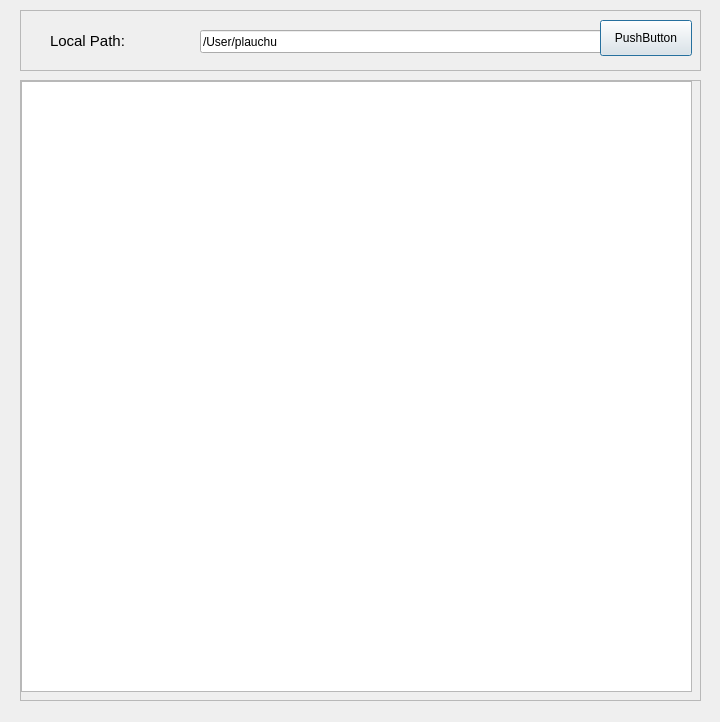
<?xml version="1.0" encoding="UTF-8"?>
<ui version="4.0">
 <class>Custom</class>
 <widget class="QDialog" name="Custom">
  <property name="geometry">
   <rect>
    <x>0</x>
    <y>0</y>
    <width>720</width>
    <height>722</height>
   </rect>
  </property>
  <property name="windowTitle">
   <string>File Downloader</string>
  </property>
  <widget class="QFrame" name="frame_3">
   <property name="geometry">
    <rect>
     <x>20</x>
     <y>10</y>
     <width>681</width>
     <height>61</height>
    </rect>
   </property>
   <property name="frameShape">
    <enum>QFrame::StyledPanel</enum>
   </property>
   <property name="frameShadow">
    <enum>QFrame::Raised</enum>
   </property>
   <widget class="QLineEdit" name="path_to_download">
    <property name="geometry">
     <rect>
      <x>180</x>
      <y>20</y>
      <width>471</width>
      <height>23</height>
     </rect>
    </property>
    <property name="text">
     <string>/User/plauchu</string>
    </property>
   </widget>
   <widget class="QLabel" name="test_id_label">
    <property name="geometry">
     <rect>
      <x>30</x>
      <y>20</y>
      <width>141</width>
      <height>21</height>
     </rect>
    </property>
    <property name="font">
     <font>
      <pointsize>11</pointsize>
     </font>
    </property>
    <property name="text">
     <string>Local Path:</string>
    </property>
   </widget>
   <widget class="QPushButton" name="pushButton">
    <property name="geometry">
     <rect>
      <x>580</x>
      <y>10</y>
      <width>92</width>
      <height>36</height>
     </rect>
    </property>
    <property name="text">
     <string>PushButton</string>
    </property>
   </widget>
  </widget>
  <widget class="QScrollArea" name="scrollArea">
   <property name="geometry">
    <rect>
     <x>20</x>
     <y>80</y>
     <width>681</width>
     <height>621</height>
    </rect>
   </property>
   <property name="autoFillBackground">
    <bool>false</bool>
   </property>
   <property name="widgetResizable">
    <bool>true</bool>
   </property>
   <widget class="QWidget" name="scrollAreaWidgetContents">
    <property name="geometry">
     <rect>
      <x>0</x>
      <y>0</y>
      <width>673</width>
      <height>613</height>
     </rect>
    </property>
    <widget class="QTableWidget" name="tableWidget">
     <property name="geometry">
      <rect>
       <x>0</x>
       <y>0</y>
       <width>671</width>
       <height>611</height>
      </rect>
     </property>
    </widget>
   </widget>
  </widget>
 </widget>
 <resources/>
 <connections>
  <connection>
   <sender>pushButton</sender>
   <signal>clicked()</signal>
   <receiver>pushButton</receiver>
   <slot>click()</slot>
   <hints>
    <hint type="sourcelabel">
     <x>665</x>
     <y>32</y>
    </hint>
    <hint type="destinationlabel">
     <x>665</x>
     <y>32</y>
    </hint>
   </hints>
  </connection>
 </connections>
 <slots>
  <slot>cancelRun()</slot>
  <slot>runDef()</slot>
  <slot>selectDeviceRunEth()</slot>
  <slot>selectDeviceRunLocal()</slot>
 </slots>
</ui>
